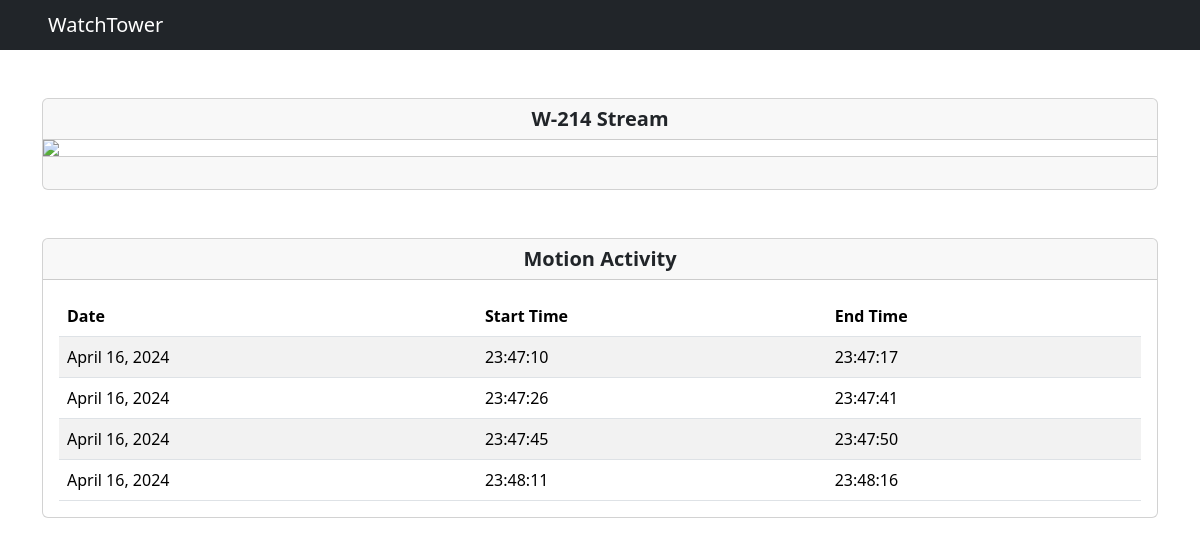
The page / on the database its author committed.
### home/models.py (models this page shows)
class Alerts(models.Model):
    alertDate = models.DateField(auto_now_add=True)
    alertStartTime = models.CharField(max_length=8)
    alertEndTime = models.CharField(max_length=8)

### home/views.py (the view)
# urls.py: 2. Add a URL to urlpatterns:  path('', views.home, name='home')
def home(request):
    alerts = Alerts.objects.all()
    context = {'alerts': alerts}
    return render(request, 'home.html', context)

### home/templates/home.html (shortened to what this page needs)
<!DOCTYPE html>
<html>
  <head>
    {% load bootstrap5 %} {% bootstrap_css %} {% bootstrap_javascript %}
  </head>
  <body>
    <nav class="navbar navbar-dark bg-dark">
      <span class="navbar-brand mb-0 ms-5 h1"> WatchTower </span>
    </nav>
    <div class="container">
      <div class="row justify-content-center mt-5">
        <div class="col">
          <div class="card text-center">
            <h5 class="card-header pt-2 pb-2"><b>W-214 Stream</b></h5>
            <img src="{% url 'video_feed' %}" />
            <div class="card-footer text-muted">
            </div>
          </div>
          <div id="alert-card" class="card mt-5 mb-5">
            <h5 class="card-header text-center pt-2 pb-2"><b>Motion Activity</b></h5>
            <div class="card-body justify-content-center" width="854">
              <table id="alerts-table" class="table table-striped mb-0 pb-0">
                <thead>
                            <tr>
                              <th scope="col">Date</th>
                              <th scope="col">Start Time</th>
                              <th scope="col">End Time</th>
                            </tr>
                          </thead>
                <tbody>
                  {% for alert in alerts %}
                  <tr>
                    <td class="">
                      <span>{{ alert.alertDate }}</span>
                    </td>
                    <td class="">
                      <span>{{ alert.alertStartTime }}</span>
                    </td>
                    <td class="">
                        <span>{{ alert.alertEndTime }}</span>
                      </td>
                  </tr>
                  {% endfor %}
                </tbody>
              </table>
            </div>
          </div>
        </div>
      </div>
    </div>
  </body>
</html>

### rows shown on the page
Alerts: alertDate "April 16, 2024", alertStartTime "23:47:10", alertEndTime "23:47:17"
Alerts: alertDate "April 16, 2024", alertStartTime "23:47:26", alertEndTime "23:47:41"
Alerts: alertDate "April 16, 2024", alertStartTime "23:47:45", alertEndTime "23:47:50"
Alerts: alertDate "April 16, 2024", alertStartTime "23:48:11", alertEndTime "23:48:16"
